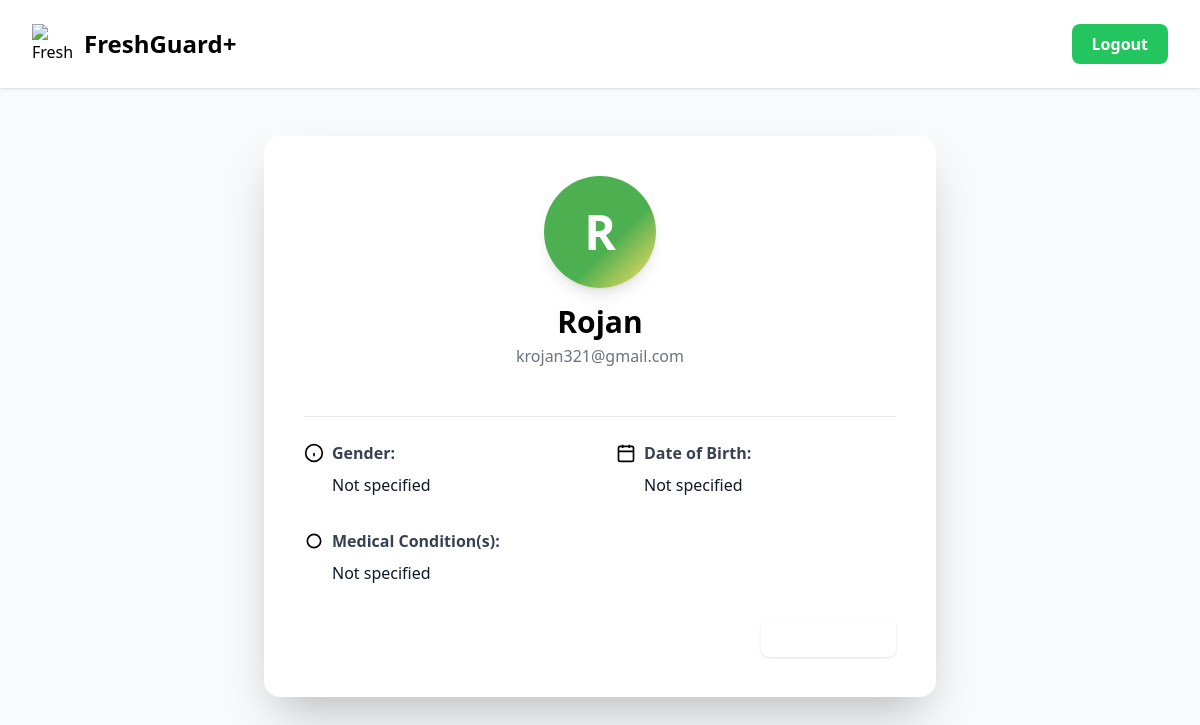
Screenshot of /profile/ (signed in) with the database file from the repository.
### core/models.py (models this page shows, shortened)
class CustomUser(AbstractUser):
    is_admin = models.BooleanField(default=False)
    admin_code = models.CharField(max_length=100, blank=True, null=True)
    gender = models.CharField(max_length=20, blank=True, null=True, choices=[
        ('Male', 'Male'),
        ('Female', 'Female'),
        ('Other', 'Other'),
        ('Prefer not to say', 'Prefer not to say'),
    ])
    dob = models.DateField(blank=True, null=True)
    medical_condition = models.CharField(max_length=100, blank=True, null=True, choices=[
        ('None', 'None'),
        ('Diabetes', 'Diabetes'),
        ('Hypertension', 'Hypertension'),
        ('Asthma', 'Asthma'),
        ('Allergy (Peanut)', 'Allergy (Peanut)'),
        ('Allergy (Lactose)', 'Allergy (Lactose)'),
        ('Heart Disease', 'Heart Disease'),
        ('Other', 'Other'),
    ])
    phone_number = models.CharField(max_length=15, blank=True, null=True)
    address = models.TextField(blank=True, null=True)
    profile_picture = models.ImageField(upload_to='profile_pics/', blank=True, null=True)
    created_at = models.DateTimeField(default=timezone.now)
    updated_at = models.DateTimeField(auto_now=True)

### core/views.py (the view)
# urls.py: path('profile/', views.profile, name='core-profile'),
def profile(request):
    user = request.user
    medical_condition_str = getattr(user, "medical_condition", "")
    if medical_condition_str:
        medical_condition_list = [c.strip() for c in medical_condition_str.split(",") if c.strip()]
    else:
        medical_condition_list = []
    context = {
        "user": user,
        "gender": getattr(user, "gender", ""),
        "dob": getattr(user, "dob", ""),
        "medical_condition": medical_condition_str,
        "medical_condition_list": medical_condition_list,
    }
    return render(request, "core/profile.html", context)

### core/templates/core/profile.html (shortened to what this page needs)
{% load static %}
<!DOCTYPE html>
<html lang="en" class="bg-gray-50">
  <head>
    <script src="https://cdn.tailwindcss.com"></script>
  </head>
  <body class="font-sans antialiased min-h-screen bg-gray-50">
    <div class="flex items-center justify-between px-8 py-6 bg-white shadow">
      <div class="flex items-center space-x-3">
        <a
          href="{% url 'core-dashboard' %}"
          class="flex items-center space-x-3"
        >
          <img
            src="https://img.icons8.com/color/48/000000/cutting-board.png"
            alt="FreshGuard+"
            class="w-10 h-10"
          />
          <span class="text-2xl font-bold text-primary">FreshGuard+</span>
        </a>
      </div>
      {% if user.is_authenticated %}
            <a
              href="{% url 'core-logout' %}"
              class="bg-green-500 text-white px-5 py-2 rounded-lg font-semibold hover:bg-green-600 transition"
            >
              Logout
            </a>
      {% endif %}
    </div>
    <div class="max-w-2xl mx-auto mt-12 bg-white rounded-2xl shadow-2xl p-10">
      <div class="flex flex-col items-center">
        <div
          class="profile-avatar w-28 h-28 rounded-full flex items-center justify-center shadow-lg mb-4"
        >
          <span class="text-5xl font-bold text-white">
            {{ user.first_name|slice:":1"|upper }}
          </span>
        </div>
        <h1 class="text-3xl font-bold text-primary mb-1">
          {{ user.first_name }}
        </h1>
        <p class="text-gray-500 mb-6">{{ user.email }}</p>
        <div class="w-full border-t border-gray-200 my-6"></div>
        <div class="w-full grid grid-cols-1 md:grid-cols-2 gap-8">
          <div>
            <div class="flex items-center mb-2">
              <svg
                class="w-5 h-5 text-primary mr-2"
                fill="none"
                stroke="currentColor"
                stroke-width="2"
                viewBox="0 0 24 24"
              >
                <circle cx="12" cy="12" r="10" />
                <path d="M12 16v-4M12 8h.01" />
              </svg>
              <span class="font-semibold text-gray-700">Gender:</span>
            </div>
            <div class="ml-7 text-gray-900">
              {{ gender|default:"Not specified" }}
            </div>
          </div>
          <div>
            <div class="flex items-center mb-2">
              <svg
                class="w-5 h-5 text-primary mr-2"
                fill="none"
                stroke="currentColor"
                stroke-width="2"
                viewBox="0 0 24 24"
              >
                <rect x="3" y="4" width="18" height="18" rx="2" />
                <path d="M16 2v4M8 2v4M3 10h18" />
              </svg>
              <span class="font-semibold text-gray-700">Date of Birth:</span>
            </div>
            <div class="ml-7 text-gray-900">
              {{ dob|default:"Not specified" }}
            </div>
          </div>
          <div class="md:col-span-2">
            <div class="flex items-center mb-2">
              <svg
                class="w-5 h-5 text-primary mr-2"
                fill="none"
                stroke="currentColor"
                stroke-width="2"
                viewBox="0 0 24 24"
              >
                <path
                  d="M12 20h.01M12 4a8 8 0 0 1 8 8c0 4.418-3.582 8-8 8s-8-3.582-8-8a8 8 0 0 1 8-8z"
                />
              </svg>
              <span class="font-semibold text-gray-700"
                >Medical Condition(s):</span
              >
            </div>
            <div class="ml-7 text-gray-900">
              {% if medical_condition_list %}
              <ul class="list-disc pl-5">
                {% for cond in medical_condition_list %}
                <li>{{ cond }}</li>
                {% endfor %}
              </ul>
              {% else %} Not specified {% endif %}
            </div>
          </div>
        </div>
        <div class="w-full flex justify-end mt-8">
          <a
            href="{% url 'core-about-user' %}"
            class="bg-primary text-white px-6 py-2 rounded-lg font-semibold hover:bg-green-600 transition shadow"
          >
          </a>
        </div>
      </div>
    </div>
  </body>
</html>

### core/templates/core/profile.html (style rules this page uses)
.profile-avatar { background: linear-gradient(135deg, #4caf50 60%, #ffe066 100%); }

### rows the page displays
CustomUser: first_name "R", first_name "Rojan", email "krojan321@gmail.com"

### other values shown
{{ gender|default:"Not specified" }} "Not specified"
{{ dob|default:"Not specified" }} "Not specified"
